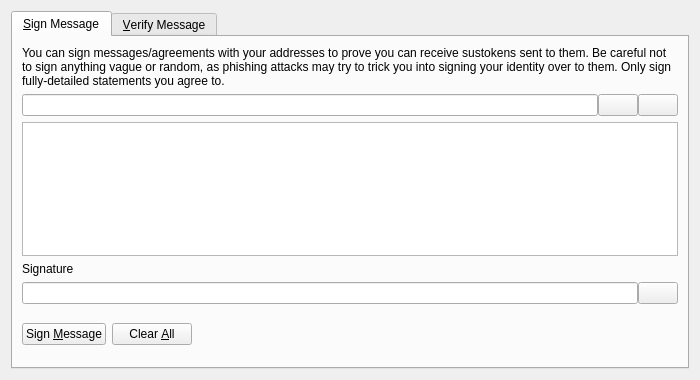
<?xml version="1.0" encoding="UTF-8"?>
<ui version="4.0">
 <class>SignVerifyMessageDialog</class>
 <widget class="QDialog" name="SignVerifyMessageDialog">
  <property name="geometry">
   <rect>
    <x>0</x>
    <y>0</y>
    <width>700</width>
    <height>380</height>
   </rect>
  </property>
  <property name="windowTitle">
   <string>Signatures - Sign / Verify a Message</string>
  </property>
  <property name="modal">
   <bool>true</bool>
  </property>
  <layout class="QVBoxLayout" name="verticalLayout">
   <item>
    <widget class="QTabWidget" name="tabWidget">
     <property name="currentIndex">
      <number>0</number>
     </property>
     <widget class="QWidget" name="tabSignMessage">
      <attribute name="title">
       <string>&amp;Sign Message</string>
      </attribute>
      <layout class="QVBoxLayout" name="verticalLayout_SM">
       <item>
        <widget class="QLabel" name="infoLabel_SM">
         <property name="text">
          <string>You can sign messages/agreements with your addresses to prove you can receive sustokens sent to them. Be careful not to sign anything vague or random, as phishing attacks may try to trick you into signing your identity over to them. Only sign fully-detailed statements you agree to.</string>
         </property>
         <property name="textFormat">
          <enum>Qt::PlainText</enum>
         </property>
         <property name="wordWrap">
          <bool>true</bool>
         </property>
        </widget>
       </item>
       <item>
        <layout class="QHBoxLayout" name="horizontalLayout_1_SM">
         <property name="spacing">
          <number>0</number>
         </property>
         <item>
          <widget class="QValidatedLineEdit" name="addressIn_SM">
           <property name="toolTip">
            <string>The Sustoken address to sign the message with</string>
           </property>
          </widget>
         </item>
         <item>
          <widget class="QPushButton" name="addressBookButton_SM">
           <property name="toolTip">
            <string>Choose previously used address</string>
           </property>
           <property name="text">
            <string/>
           </property>
           <property name="icon">
            <iconset resource="../bitcoin.qrc">
             <normaloff>:/icons/address-book</normaloff>:/icons/address-book</iconset>
           </property>
           <property name="shortcut">
            <string>Alt+A</string>
           </property>
           <property name="autoDefault">
            <bool>false</bool>
           </property>
          </widget>
         </item>
         <item>
          <widget class="QPushButton" name="pasteButton_SM">
           <property name="toolTip">
            <string>Paste address from clipboard</string>
           </property>
           <property name="text">
            <string/>
           </property>
           <property name="icon">
            <iconset resource="../bitcoin.qrc">
             <normaloff>:/icons/editpaste</normaloff>:/icons/editpaste</iconset>
           </property>
           <property name="shortcut">
            <string>Alt+P</string>
           </property>
           <property name="autoDefault">
            <bool>false</bool>
           </property>
          </widget>
         </item>
        </layout>
       </item>
       <item>
        <widget class="QPlainTextEdit" name="messageIn_SM">
         <property name="toolTip">
          <string>Enter the message you want to sign here</string>
         </property>
        </widget>
       </item>
       <item>
        <widget class="QLabel" name="signatureLabel_SM">
         <property name="text">
          <string>Signature</string>
         </property>
         <property name="textFormat">
          <enum>Qt::PlainText</enum>
         </property>
        </widget>
       </item>
       <item>
        <layout class="QHBoxLayout" name="horizontalLayout_2_SM">
         <property name="spacing">
          <number>0</number>
         </property>
         <item>
          <widget class="QLineEdit" name="signatureOut_SM">
           <property name="font">
            <font>
             <italic>true</italic>
            </font>
           </property>
           <property name="readOnly">
            <bool>true</bool>
           </property>
          </widget>
         </item>
         <item>
          <widget class="QPushButton" name="copySignatureButton_SM">
           <property name="toolTip">
            <string>Copy the current signature to the system clipboard</string>
           </property>
           <property name="text">
            <string/>
           </property>
           <property name="icon">
            <iconset resource="../bitcoin.qrc">
             <normaloff>:/icons/editcopy</normaloff>:/icons/editcopy</iconset>
           </property>
           <property name="autoDefault">
            <bool>false</bool>
           </property>
          </widget>
         </item>
        </layout>
       </item>
       <item>
        <layout class="QHBoxLayout" name="horizontalLayout_3_SM">
         <item>
          <widget class="QPushButton" name="signMessageButton_SM">
           <property name="toolTip">
            <string>Sign the message to prove you own this Sustoken address</string>
           </property>
           <property name="text">
            <string>Sign &amp;Message</string>
           </property>
           <property name="icon">
            <iconset resource="../bitcoin.qrc">
             <normaloff>:/icons/edit</normaloff>:/icons/edit</iconset>
           </property>
           <property name="autoDefault">
            <bool>false</bool>
           </property>
          </widget>
         </item>
         <item>
          <widget class="QPushButton" name="clearButton_SM">
           <property name="toolTip">
            <string>Reset all sign message fields</string>
           </property>
           <property name="text">
            <string>Clear &amp;All</string>
           </property>
           <property name="icon">
            <iconset resource="../bitcoin.qrc">
             <normaloff>:/icons/remove</normaloff>:/icons/remove</iconset>
           </property>
           <property name="autoDefault">
            <bool>false</bool>
           </property>
          </widget>
         </item>
         <item>
          <spacer name="horizontalSpacer_1_SM">
           <property name="orientation">
            <enum>Qt::Horizontal</enum>
           </property>
           <property name="sizeHint" stdset="0">
            <size>
             <width>40</width>
             <height>48</height>
            </size>
           </property>
          </spacer>
         </item>
         <item>
          <widget class="QLabel" name="statusLabel_SM">
           <property name="font">
            <font>
             <weight>75</weight>
             <bold>true</bold>
            </font>
           </property>
           <property name="text">
            <string/>
           </property>
           <property name="wordWrap">
            <bool>true</bool>
           </property>
          </widget>
         </item>
         <item>
          <spacer name="horizontalSpacer_2_SM">
           <property name="orientation">
            <enum>Qt::Horizontal</enum>
           </property>
           <property name="sizeHint" stdset="0">
            <size>
             <width>40</width>
             <height>48</height>
            </size>
           </property>
          </spacer>
         </item>
        </layout>
       </item>
      </layout>
     </widget>
     <widget class="QWidget" name="tabVerifyMessage">
      <attribute name="title">
       <string>&amp;Verify Message</string>
      </attribute>
      <layout class="QVBoxLayout" name="verticalLayout_VM">
       <item>
        <widget class="QLabel" name="infoLabel_VM">
         <property name="text">
          <string>Enter the receiver's address, message (ensure you copy line breaks, spaces, tabs, etc. exactly) and signature below to verify the message. Be careful not to read more into the signature than what is in the signed message itself, to avoid being tricked by a man-in-the-middle attack. Note that this only proves the signing party receives with the address, it cannot prove sendership of any transaction!</string>
         </property>
         <property name="textFormat">
          <enum>Qt::PlainText</enum>
         </property>
         <property name="alignment">
          <set>Qt::AlignLeading|Qt::AlignLeft|Qt::AlignTop</set>
         </property>
         <property name="wordWrap">
          <bool>true</bool>
         </property>
        </widget>
       </item>
       <item>
        <layout class="QHBoxLayout" name="horizontalLayout_1_VM">
         <property name="spacing">
          <number>0</number>
         </property>
         <item>
          <widget class="QValidatedLineEdit" name="addressIn_VM">
           <property name="toolTip">
            <string>The Sustoken address the message was signed with</string>
           </property>
          </widget>
         </item>
         <item>
          <widget class="QPushButton" name="addressBookButton_VM">
           <property name="toolTip">
            <string>Choose previously used address</string>
           </property>
           <property name="text">
            <string/>
           </property>
           <property name="icon">
            <iconset resource="../bitcoin.qrc">
             <normaloff>:/icons/address-book</normaloff>:/icons/address-book</iconset>
           </property>
           <property name="shortcut">
            <string>Alt+A</string>
           </property>
           <property name="autoDefault">
            <bool>false</bool>
           </property>
          </widget>
         </item>
        </layout>
       </item>
       <item>
        <widget class="QPlainTextEdit" name="messageIn_VM"/>
       </item>
       <item>
        <widget class="QValidatedLineEdit" name="signatureIn_VM"/>
       </item>
       <item>
        <layout class="QHBoxLayout" name="horizontalLayout_2_VM">
         <item>
          <widget class="QPushButton" name="verifyMessageButton_VM">
           <property name="toolTip">
            <string>Verify the message to ensure it was signed with the specified Sustoken address</string>
           </property>
           <property name="text">
            <string>Verify &amp;Message</string>
           </property>
           <property name="icon">
            <iconset resource="../bitcoin.qrc">
             <normaloff>:/icons/transaction_0</normaloff>:/icons/transaction_0</iconset>
           </property>
           <property name="autoDefault">
            <bool>false</bool>
           </property>
          </widget>
         </item>
         <item>
          <widget class="QPushButton" name="clearButton_VM">
           <property name="toolTip">
            <string>Reset all verify message fields</string>
           </property>
           <property name="text">
            <string>Clear &amp;All</string>
           </property>
           <property name="icon">
            <iconset resource="../bitcoin.qrc">
             <normaloff>:/icons/remove</normaloff>:/icons/remove</iconset>
           </property>
           <property name="autoDefault">
            <bool>false</bool>
           </property>
          </widget>
         </item>
         <item>
          <spacer name="horizontalSpacer_1_VM">
           <property name="orientation">
            <enum>Qt::Horizontal</enum>
           </property>
           <property name="sizeHint" stdset="0">
            <size>
             <width>40</width>
             <height>48</height>
            </size>
           </property>
          </spacer>
         </item>
         <item>
          <widget class="QLabel" name="statusLabel_VM">
           <property name="font">
            <font>
             <weight>75</weight>
             <bold>true</bold>
            </font>
           </property>
           <property name="text">
            <string/>
           </property>
           <property name="wordWrap">
            <bool>true</bool>
           </property>
          </widget>
         </item>
         <item>
          <spacer name="horizontalSpacer_2_VM">
           <property name="orientation">
            <enum>Qt::Horizontal</enum>
           </property>
           <property name="sizeHint" stdset="0">
            <size>
             <width>40</width>
             <height>48</height>
            </size>
           </property>
          </spacer>
         </item>
        </layout>
       </item>
      </layout>
     </widget>
    </widget>
   </item>
  </layout>
 </widget>
 <customwidgets>
  <customwidget>
   <class>QValidatedLineEdit</class>
   <extends>QLineEdit</extends>
   <header>qvalidatedlineedit.h</header>
  </customwidget>
 </customwidgets>
 <resources>
  <include location="../bitcoin.qrc"/>
 </resources>
 <connections/>
</ui>
